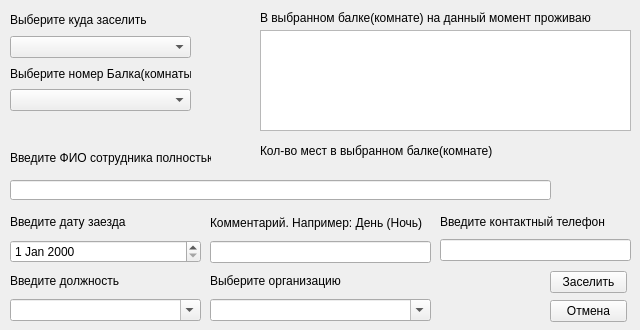
<?xml version="1.0" encoding="UTF-8"?>
<ui version="4.0">
 <class>MainWindow</class>
 <widget class="QMainWindow" name="MainWindow">
  <property name="geometry">
   <rect>
    <x>0</x>
    <y>0</y>
    <width>640</width>
    <height>330</height>
   </rect>
  </property>
  <property name="minimumSize">
   <size>
    <width>640</width>
    <height>330</height>
   </size>
  </property>
  <property name="maximumSize">
   <size>
    <width>640</width>
    <height>330</height>
   </size>
  </property>
  <property name="windowTitle">
   <string>Заселение</string>
  </property>
  <widget class="QWidget" name="centralwidget">
   <widget class="QLabel" name="label_3">
    <property name="geometry">
     <rect>
      <x>10</x>
      <y>150</y>
      <width>201</width>
      <height>16</height>
     </rect>
    </property>
    <property name="text">
     <string>Введите ФИО сотрудника полностью</string>
    </property>
   </widget>
   <widget class="QLabel" name="label_7">
    <property name="geometry">
     <rect>
      <x>260</x>
      <y>10</y>
      <width>331</width>
      <height>16</height>
     </rect>
    </property>
    <property name="text">
     <string>В выбранном балке(комнате) на данный момент проживают:</string>
    </property>
   </widget>
   <widget class="QLineEdit" name="LEFIO">
    <property name="geometry">
     <rect>
      <x>10</x>
      <y>180</y>
      <width>541</width>
      <height>20</height>
     </rect>
    </property>
    <property name="clearButtonEnabled">
     <bool>false</bool>
    </property>
   </widget>
   <widget class="QPlainTextEdit" name="PTEStatus">
    <property name="geometry">
     <rect>
      <x>260</x>
      <y>30</y>
      <width>371</width>
      <height>101</height>
     </rect>
    </property>
    <property name="undoRedoEnabled">
     <bool>false</bool>
    </property>
    <property name="textInteractionFlags">
     <set>Qt::NoTextInteraction</set>
    </property>
   </widget>
   <widget class="QWidget" name="">
    <property name="geometry">
     <rect>
      <x>10</x>
      <y>10</y>
      <width>181</width>
      <height>101</height>
     </rect>
    </property>
    <layout class="QVBoxLayout" name="verticalLayout">
     <item>
      <widget class="QLabel" name="label">
       <property name="text">
        <string>Выберите куда заселить</string>
       </property>
      </widget>
     </item>
     <item>
      <widget class="QComboBox" name="CBKuda"/>
     </item>
     <item>
      <widget class="QLabel" name="label_2">
       <property name="text">
        <string>Выберите номер Балка(комнаты)</string>
       </property>
      </widget>
     </item>
     <item>
      <widget class="QComboBox" name="CBHouse"/>
     </item>
    </layout>
   </widget>
   <widget class="QWidget" name="">
    <property name="geometry">
     <rect>
      <x>10</x>
      <y>210</y>
      <width>191</width>
      <height>111</height>
     </rect>
    </property>
    <layout class="QVBoxLayout" name="verticalLayout_2">
     <item>
      <widget class="QLabel" name="label_4">
       <property name="text">
        <string>Введите дату заезда</string>
       </property>
      </widget>
     </item>
     <item>
      <widget class="QDateEdit" name="DEDateZaezda"/>
     </item>
     <item>
      <widget class="QLabel" name="label_5">
       <property name="text">
        <string>Введите должность</string>
       </property>
      </widget>
     </item>
     <item>
      <widget class="QComboBox" name="CBDolznost">
       <property name="editable">
        <bool>true</bool>
       </property>
      </widget>
     </item>
    </layout>
   </widget>
   <widget class="QWidget" name="">
    <property name="geometry">
     <rect>
      <x>210</x>
      <y>210</y>
      <width>221</width>
      <height>111</height>
     </rect>
    </property>
    <layout class="QVBoxLayout" name="verticalLayout_3">
     <item>
      <widget class="QLabel" name="label_11">
       <property name="text">
        <string>Комментарий. Например: День (Ночь)</string>
       </property>
      </widget>
     </item>
     <item>
      <widget class="QLineEdit" name="LEKomment"/>
     </item>
     <item>
      <widget class="QLabel" name="label_10">
       <property name="text">
        <string>Выберите организацию</string>
       </property>
      </widget>
     </item>
     <item>
      <widget class="QComboBox" name="CBCompany">
       <property name="editable">
        <bool>true</bool>
       </property>
      </widget>
     </item>
    </layout>
   </widget>
   <widget class="QWidget" name="">
    <property name="geometry">
     <rect>
      <x>440</x>
      <y>210</y>
      <width>191</width>
      <height>51</height>
     </rect>
    </property>
    <layout class="QVBoxLayout" name="verticalLayout_4">
     <item>
      <widget class="QLabel" name="label_6">
       <property name="text">
        <string>Введите контактный телефон</string>
       </property>
      </widget>
     </item>
     <item>
      <widget class="QLineEdit" name="LETelefone"/>
     </item>
    </layout>
   </widget>
   <widget class="QWidget" name="">
    <property name="geometry">
     <rect>
      <x>260</x>
      <y>140</y>
      <width>288</width>
      <height>21</height>
     </rect>
    </property>
    <layout class="QHBoxLayout" name="horizontalLayout">
     <item>
      <widget class="QLabel" name="label_8">
       <property name="text">
        <string>Кол-во мест в выбранном балке(комнате)</string>
       </property>
      </widget>
     </item>
     <item>
      <widget class="QLabel" name="LMest">
       <property name="text">
        <string/>
       </property>
      </widget>
     </item>
    </layout>
   </widget>
   <widget class="QWidget" name="">
    <property name="geometry">
     <rect>
      <x>550</x>
      <y>270</y>
      <width>77</width>
      <height>54</height>
     </rect>
    </property>
    <layout class="QVBoxLayout" name="verticalLayout_5">
     <item>
      <widget class="QPushButton" name="PBOK">
       <property name="text">
        <string>Заселить</string>
       </property>
      </widget>
     </item>
     <item>
      <widget class="QPushButton" name="PBCancel">
       <property name="text">
        <string>Отмена</string>
       </property>
      </widget>
     </item>
    </layout>
   </widget>
  </widget>
 </widget>
 <resources/>
 <connections/>
</ui>
